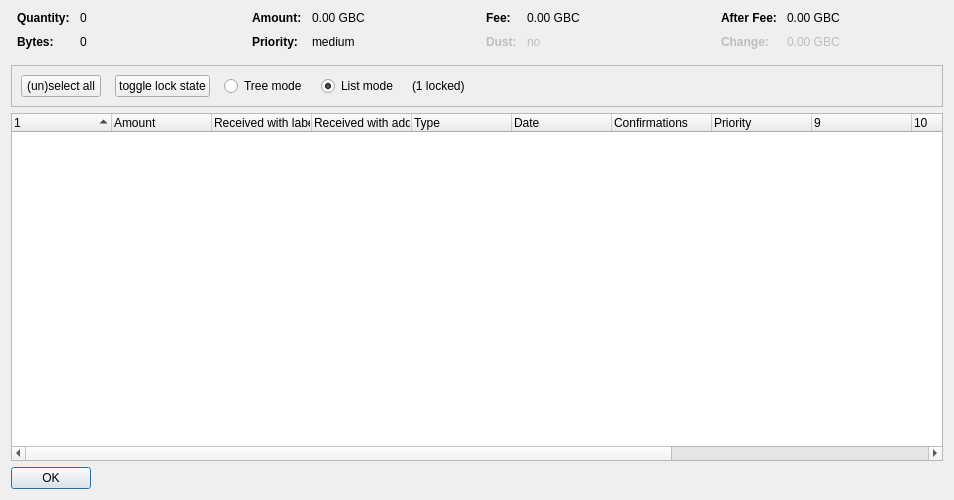
<?xml version="1.0" encoding="UTF-8"?>
<ui version="4.0">
 <class>CoinControlDialog</class>
 <widget class="QDialog" name="CoinControlDialog">
  <property name="geometry">
   <rect>
    <x>0</x>
    <y>0</y>
    <width>954</width>
    <height>500</height>
   </rect>
  </property>
  <property name="windowTitle">
   <string>Coin Selection</string>
  </property>
  <layout class="QVBoxLayout" name="verticalLayout">
   <item>
    <layout class="QHBoxLayout" name="horizontalLayoutTop" stretch="0,0,0,0">
     <property name="topMargin">
      <number>0</number>
     </property>
     <property name="bottomMargin">
      <number>10</number>
     </property>
     <item>
      <layout class="QFormLayout" name="formLayoutCoinControl1">
       <property name="horizontalSpacing">
        <number>10</number>
       </property>
       <property name="verticalSpacing">
        <number>10</number>
       </property>
       <property name="leftMargin">
        <number>6</number>
       </property>
       <property name="rightMargin">
        <number>6</number>
       </property>
       <item row="0" column="0">
        <widget class="QLabel" name="labelCoinControlQuantityText">
         <property name="font">
          <font>
           <weight>75</weight>
           <bold>true</bold>
          </font>
         </property>
         <property name="text">
          <string>Quantity:</string>
         </property>
        </widget>
       </item>
       <item row="0" column="1">
        <widget class="QLabel" name="labelCoinControlQuantity">
         <property name="cursor">
          <cursorShape>IBeamCursor</cursorShape>
         </property>
         <property name="contextMenuPolicy">
          <enum>Qt::ActionsContextMenu</enum>
         </property>
         <property name="text">
          <string notr="true">0</string>
         </property>
         <property name="textInteractionFlags">
          <set>Qt::LinksAccessibleByMouse|Qt::TextSelectableByKeyboard|Qt::TextSelectableByMouse</set>
         </property>
        </widget>
       </item>
       <item row="1" column="0">
        <widget class="QLabel" name="labelCoinControlBytesText">
         <property name="font">
          <font>
           <weight>75</weight>
           <bold>true</bold>
          </font>
         </property>
         <property name="text">
          <string>Bytes:</string>
         </property>
        </widget>
       </item>
       <item row="1" column="1">
        <widget class="QLabel" name="labelCoinControlBytes">
         <property name="cursor">
          <cursorShape>IBeamCursor</cursorShape>
         </property>
         <property name="contextMenuPolicy">
          <enum>Qt::ActionsContextMenu</enum>
         </property>
         <property name="text">
          <string notr="true">0</string>
         </property>
         <property name="textInteractionFlags">
          <set>Qt::LinksAccessibleByMouse|Qt::TextSelectableByKeyboard|Qt::TextSelectableByMouse</set>
         </property>
        </widget>
       </item>
      </layout>
     </item>
     <item>
      <layout class="QFormLayout" name="formLayoutCoinControl2">
       <property name="horizontalSpacing">
        <number>10</number>
       </property>
       <property name="verticalSpacing">
        <number>10</number>
       </property>
       <property name="leftMargin">
        <number>6</number>
       </property>
       <property name="rightMargin">
        <number>6</number>
       </property>
       <item row="0" column="0">
        <widget class="QLabel" name="labelCoinControlAmountText">
         <property name="font">
          <font>
           <weight>75</weight>
           <bold>true</bold>
          </font>
         </property>
         <property name="text">
          <string>Amount:</string>
         </property>
        </widget>
       </item>
       <item row="0" column="1">
        <widget class="QLabel" name="labelCoinControlAmount">
         <property name="cursor">
          <cursorShape>IBeamCursor</cursorShape>
         </property>
         <property name="contextMenuPolicy">
          <enum>Qt::ActionsContextMenu</enum>
         </property>
         <property name="text">
          <string notr="true">0.00 GBC</string>
         </property>
         <property name="textInteractionFlags">
          <set>Qt::LinksAccessibleByMouse|Qt::TextSelectableByKeyboard|Qt::TextSelectableByMouse</set>
         </property>
        </widget>
       </item>
       <item row="1" column="0">
        <widget class="QLabel" name="labelCoinControlPriorityText">
         <property name="font">
          <font>
           <weight>75</weight>
           <bold>true</bold>
          </font>
         </property>
         <property name="text">
          <string>Priority:</string>
         </property>
        </widget>
       </item>
       <item row="1" column="1">
        <widget class="QLabel" name="labelCoinControlPriority">
         <property name="cursor">
          <cursorShape>IBeamCursor</cursorShape>
         </property>
         <property name="contextMenuPolicy">
          <enum>Qt::ActionsContextMenu</enum>
         </property>
         <property name="text">
          <string>medium</string>
         </property>
         <property name="textInteractionFlags">
          <set>Qt::LinksAccessibleByMouse|Qt::TextSelectableByKeyboard|Qt::TextSelectableByMouse</set>
         </property>
        </widget>
       </item>
      </layout>
     </item>
     <item>
      <layout class="QFormLayout" name="formLayoutCoinControl3">
       <property name="horizontalSpacing">
        <number>10</number>
       </property>
       <property name="verticalSpacing">
        <number>10</number>
       </property>
       <property name="leftMargin">
        <number>6</number>
       </property>
       <property name="rightMargin">
        <number>6</number>
       </property>
       <item row="0" column="0">
        <widget class="QLabel" name="labelCoinControlFeeText">
         <property name="font">
          <font>
           <weight>75</weight>
           <bold>true</bold>
          </font>
         </property>
         <property name="text">
          <string>Fee:</string>
         </property>
        </widget>
       </item>
       <item row="0" column="1">
        <widget class="QLabel" name="labelCoinControlFee">
         <property name="cursor">
          <cursorShape>IBeamCursor</cursorShape>
         </property>
         <property name="contextMenuPolicy">
          <enum>Qt::ActionsContextMenu</enum>
         </property>
         <property name="text">
          <string notr="true">0.00 GBC</string>
         </property>
         <property name="textInteractionFlags">
          <set>Qt::LinksAccessibleByMouse|Qt::TextSelectableByKeyboard|Qt::TextSelectableByMouse</set>
         </property>
        </widget>
       </item>
       <item row="1" column="0">
        <widget class="QLabel" name="labelCoinControlLowOutputText">
         <property name="enabled">
          <bool>false</bool>
         </property>
         <property name="font">
          <font>
           <weight>75</weight>
           <bold>true</bold>
          </font>
         </property>
         <property name="text">
          <string>Dust:</string>
         </property>
        </widget>
       </item>
       <item row="1" column="1">
        <widget class="QLabel" name="labelCoinControlLowOutput">
         <property name="enabled">
          <bool>false</bool>
         </property>
         <property name="cursor">
          <cursorShape>IBeamCursor</cursorShape>
         </property>
         <property name="contextMenuPolicy">
          <enum>Qt::ActionsContextMenu</enum>
         </property>
         <property name="text">
          <string>no</string>
         </property>
         <property name="textInteractionFlags">
          <set>Qt::LinksAccessibleByMouse|Qt::TextSelectableByKeyboard|Qt::TextSelectableByMouse</set>
         </property>
        </widget>
       </item>
      </layout>
     </item>
     <item>
      <layout class="QFormLayout" name="formLayoutCoinControl4">
       <property name="horizontalSpacing">
        <number>10</number>
       </property>
       <property name="verticalSpacing">
        <number>10</number>
       </property>
       <property name="leftMargin">
        <number>6</number>
       </property>
       <property name="rightMargin">
        <number>6</number>
       </property>
       <item row="0" column="0">
        <widget class="QLabel" name="labelCoinControlAfterFeeText">
         <property name="font">
          <font>
           <weight>75</weight>
           <bold>true</bold>
          </font>
         </property>
         <property name="text">
          <string>After Fee:</string>
         </property>
        </widget>
       </item>
       <item row="0" column="1">
        <widget class="QLabel" name="labelCoinControlAfterFee">
         <property name="cursor">
          <cursorShape>IBeamCursor</cursorShape>
         </property>
         <property name="contextMenuPolicy">
          <enum>Qt::ActionsContextMenu</enum>
         </property>
         <property name="text">
          <string notr="true">0.00 GBC</string>
         </property>
         <property name="textInteractionFlags">
          <set>Qt::LinksAccessibleByMouse|Qt::TextSelectableByKeyboard|Qt::TextSelectableByMouse</set>
         </property>
        </widget>
       </item>
       <item row="1" column="0">
        <widget class="QLabel" name="labelCoinControlChangeText">
         <property name="enabled">
          <bool>false</bool>
         </property>
         <property name="font">
          <font>
           <weight>75</weight>
           <bold>true</bold>
          </font>
         </property>
         <property name="text">
          <string>Change:</string>
         </property>
        </widget>
       </item>
       <item row="1" column="1">
        <widget class="QLabel" name="labelCoinControlChange">
         <property name="enabled">
          <bool>false</bool>
         </property>
         <property name="cursor">
          <cursorShape>IBeamCursor</cursorShape>
         </property>
         <property name="contextMenuPolicy">
          <enum>Qt::ActionsContextMenu</enum>
         </property>
         <property name="text">
          <string notr="true">0.00 GBC</string>
         </property>
         <property name="textInteractionFlags">
          <set>Qt::LinksAccessibleByMouse|Qt::TextSelectableByKeyboard|Qt::TextSelectableByMouse</set>
         </property>
        </widget>
       </item>
      </layout>
     </item>
    </layout>
   </item>
   <item>
    <widget class="QFrame" name="frame">
     <property name="minimumSize">
      <size>
       <width>0</width>
       <height>40</height>
      </size>
     </property>
     <property name="frameShape">
      <enum>QFrame::StyledPanel</enum>
     </property>
     <property name="frameShadow">
      <enum>QFrame::Sunken</enum>
     </property>
     <layout class="QHBoxLayout" name="horizontalLayout">
      <item>
       <layout class="QHBoxLayout" name="horizontalLayoutPanel" stretch="0,0,0,0,0,0">
        <property name="spacing">
         <number>14</number>
        </property>
        <item>
         <widget class="QPushButton" name="pushButtonSelectAll">
          <property name="sizePolicy">
           <sizepolicy hsizetype="Maximum" vsizetype="Fixed">
            <horstretch>0</horstretch>
            <verstretch>0</verstretch>
           </sizepolicy>
          </property>
          <property name="text">
           <string>(un)select all</string>
          </property>
          <property name="autoDefault">
           <bool>false</bool>
          </property>
         </widget>
        </item>
        <item>
         <widget class="QPushButton" name="pushButtonToggleLock">
          <property name="sizePolicy">
           <sizepolicy hsizetype="Maximum" vsizetype="Fixed">
            <horstretch>0</horstretch>
            <verstretch>0</verstretch>
           </sizepolicy>
          </property>
          <property name="text">
           <string>toggle lock state</string>
          </property>
          <property name="autoDefault">
           <bool>false</bool>
          </property>
         </widget>
        </item>
        <item>
         <widget class="QRadioButton" name="radioTreeMode">
          <property name="sizePolicy">
           <sizepolicy hsizetype="Maximum" vsizetype="Fixed">
            <horstretch>0</horstretch>
            <verstretch>0</verstretch>
           </sizepolicy>
          </property>
          <property name="text">
           <string>Tree mode</string>
          </property>
         </widget>
        </item>
        <item>
         <widget class="QRadioButton" name="radioListMode">
          <property name="sizePolicy">
           <sizepolicy hsizetype="Maximum" vsizetype="Fixed">
            <horstretch>0</horstretch>
            <verstretch>0</verstretch>
           </sizepolicy>
          </property>
          <property name="text">
           <string>List mode</string>
          </property>
          <property name="checked">
           <bool>true</bool>
          </property>
         </widget>
        </item>
        <item>
         <widget class="QLabel" name="labelLocked">
          <property name="text">
           <string>(1 locked)</string>
          </property>
         </widget>
        </item>
        <item>
         <spacer name="horizontalSpacer">
          <property name="orientation">
           <enum>Qt::Horizontal</enum>
          </property>
          <property name="sizeHint" stdset="0">
           <size>
            <width>40</width>
            <height>20</height>
           </size>
          </property>
         </spacer>
        </item>
       </layout>
      </item>
     </layout>
    </widget>
   </item>
   <item>
    <widget class="CoinControlTreeWidget" name="treeWidget">
     <property name="contextMenuPolicy">
      <enum>Qt::CustomContextMenu</enum>
     </property>
     <property name="sortingEnabled">
      <bool>false</bool>
     </property>
     <property name="columnCount">
      <number>13</number>
     </property>
     <attribute name="headerShowSortIndicator" stdset="0">
      <bool>true</bool>
     </attribute>
     <attribute name="headerStretchLastSection">
      <bool>false</bool>
     </attribute>
     <column>
      <property name="text">
       <string/>
      </property>
     </column>
     <column>
      <property name="text">
       <string>Amount</string>
      </property>
     </column>
     <column>
      <property name="text">
       <string>Received with label</string>
      </property>
     </column>
     <column>
      <property name="text">
       <string>Received with address</string>
      </property>
     </column>
     <column>
      <property name="text">
	<string>Type</string>
      </property>
     </column>
     <column>
      <property name="text">
       <string>Date</string>
      </property>
     </column>
     <column>
      <property name="text">
       <string>Confirmations</string>
      </property>
      <property name="toolTip">
       <string>Confirmed</string>
      </property>
     </column>
     <column>
      <property name="text">
       <string>Priority</string>
      </property>
     </column>
     <column>
      <property name="text">
       <string/>
      </property>
     </column>
     <column>
      <property name="text">
       <string/>
      </property>
     </column>
     <column>
      <property name="text">
       <string/>
      </property>
     </column>
     <column>
      <property name="text">
       <string/>
      </property>
     </column>
     <column>
      <property name="text">
       <string/>
      </property>
     </column>
    </widget>
   </item>
   <item>
    <widget class="QDialogButtonBox" name="buttonBox">
     <property name="sizePolicy">
      <sizepolicy hsizetype="Maximum" vsizetype="Fixed">
       <horstretch>0</horstretch>
       <verstretch>0</verstretch>
      </sizepolicy>
     </property>
     <property name="orientation">
      <enum>Qt::Horizontal</enum>
     </property>
     <property name="standardButtons">
      <set>QDialogButtonBox::Ok</set>
     </property>
    </widget>
   </item>
  </layout>
 </widget>
 <customwidgets>
  <customwidget>
   <class>CoinControlTreeWidget</class>
   <extends>QTreeWidget</extends>
   <header>coincontroltreewidget.h</header>
  </customwidget>
 </customwidgets>
 <resources/>
 <connections/>
</ui>
